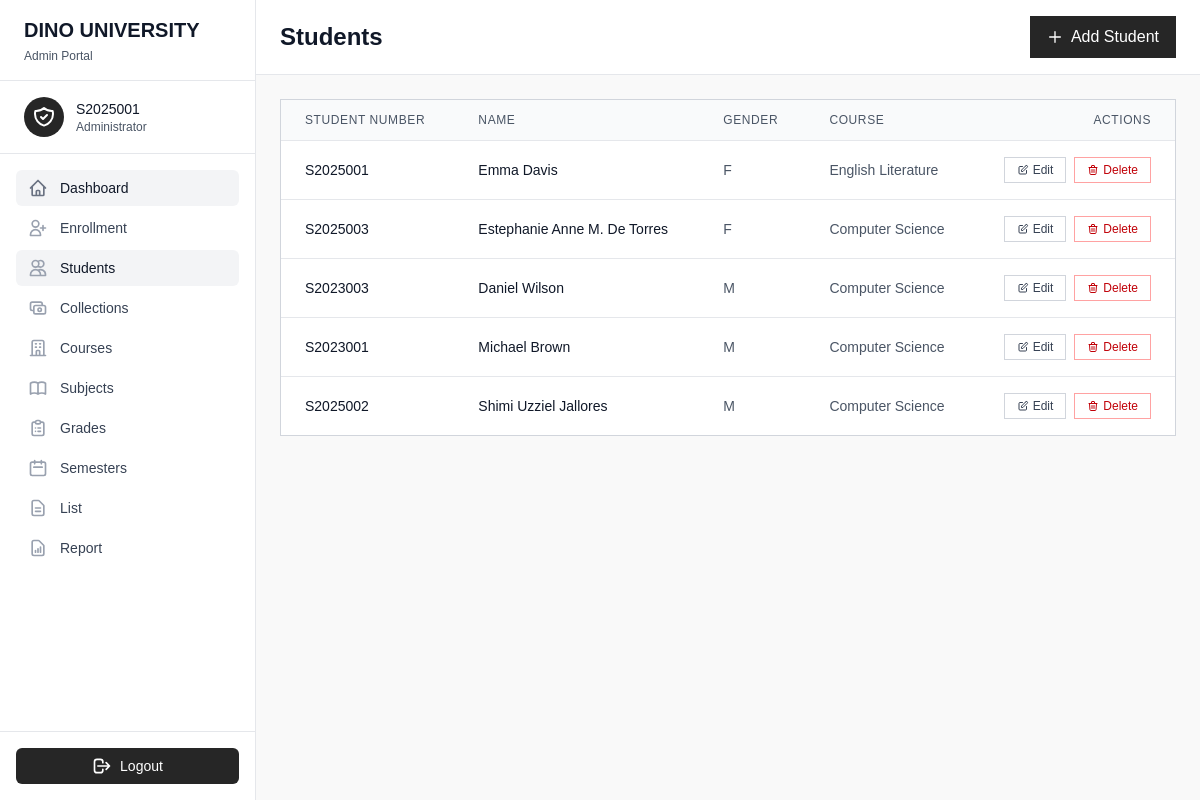
Page /students/index.php (signed in) on the committed database.
### tables this page shows
CREATE TABLE IF NOT EXISTS `students` (
  `student_id` int NOT NULL AUTO_INCREMENT,
  `student_number` varchar(50) NOT NULL DEFAULT '0',
  `name` varchar(100) NOT NULL DEFAULT '0',
  `gender` varchar(10) NOT NULL DEFAULT 'Male',
  `course_id` int NOT NULL DEFAULT '0',
  PRIMARY KEY (`student_id`),
  KEY `FK_students_courses` (`course_id`),
  CONSTRAINT `FK_students_courses` FOREIGN KEY (`course_id`) REFERENCES `courses` (`course_id`) ON DELETE CASCADE ON UPDATE CASCADE
);

CREATE TABLE IF NOT EXISTS `courses` (
  `course_id` int NOT NULL AUTO_INCREMENT,
  `code` varchar(50) DEFAULT NULL,
  `name` varchar(100) DEFAULT NULL,
  PRIMARY KEY (`course_id`)
);

### students/index.php (the view, shortened to what this page needs)
<?php
require('../partials/head.php');
$stmt = $connection->prepare("
    select s.student_id, s.student_number, s.name as student_name, s.gender, c.name as course_name
    from students s
    join courses c on s.course_id = c.course_id
    ORDER BY s.gender, s.name;
");
$stmt->execute();
$students = $stmt->fetchAll();
?>
<body class="bg-gray-50" x-data="{ sidebarOpen: false, deleteModal: false, deleteId: null }">
    <?php require('../partials/admin_sidebar.php'); ?>
    <div class="flex-1 lg:ml-64">
        <div class="bg-white border-b border-gray-200 px-6 py-4">
            <div class="flex items-center justify-between">
                <div class="flex items-center space-x-4">
                    <h1 class="text-2xl font-extrabold text-gray-900">Students</h1>
                </div>
                <a href="create.php"
                    class="inline-flex items-center px-4 py-2 bg-neutral-800 hover:bg-neutral-900 text-white font-medium border border-neutral-800 focus:ring-2 focus:ring-neutral-800 focus:ring-offset-2">
                    <svg class="w-4 h-4 mr-2" fill="none" stroke="currentColor" viewBox="0 0 24 24">
                        <path stroke-linecap="round" stroke-linejoin="round" stroke-width="2" d="M12 4v16m8-8H4"></path>
                    </svg>
                    Add Student
                </a>
            </div>
        </div>
        <div class="p-6">
            <div class="bg-white border border-gray-300">
                <div class="overflow-x-auto">
                    <table class="w-full">
                        <thead class="bg-gray-50 border-b border-gray-200">
                            <tr>
                                <th class="px-6 py-3 text-left text-xs font-medium text-gray-600 uppercase tracking-wider">Student Number</th>
                                <th class="px-6 py-3 text-left text-xs font-medium text-gray-600 uppercase tracking-wider">Name</th>
                                <th class="px-6 py-3 text-left text-xs font-medium text-gray-600 uppercase tracking-wider">Gender</th>
                                <th class="px-6 py-3 text-left text-xs font-medium text-gray-600 uppercase tracking-wider">Course</th>
                                <th class="px-6 py-3 text-right text-xs font-medium text-gray-600 uppercase tracking-wider">Actions</th>
                            </tr>
                        </thead>
                        <tbody class="divide-y divide-gray-200">
                            <?php if (empty($students)) : ?>
                                <tr>
                                    <td colspan="5" class="px-6 py-12 text-center text-gray-500">
                                        <svg class="w-12 h-12 mx-auto mb-2 text-gray-400" fill="none" stroke="currentColor" viewBox="0 0 24 24">
                                            <path stroke-linecap="round" stroke-linejoin="round" stroke-width="2" d="M12 4.354a4 4 0 110 5.292M15 21H3v-1a6 6 0 0112 0v1zm0 0h6v-1a6 6 0 00-9-5.197M13 7a4 4 0 11-8 0 4 4 0 018 0z"></path>
                                        </svg>
                                        <p class="text-sm">No students found.</p>
                                    </td>
                                </tr>
                            <?php else : ?>
                                <?php foreach ($students as $student) : ?>
                                    <tr class="hover:bg-gray-50">
                                        <td class="px-6 py-4 text-sm font-medium text-gray-900"><?= htmlspecialchars($student['student_number']) ?></td>
                                        <td class="px-6 py-4 text-sm text-gray-900"><?= htmlspecialchars($student['student_name']) ?></td>
                                        <td class="px-6 py-4 text-sm text-gray-600"><?= htmlspecialchars($student['gender']) ?></td>
                                        <td class="px-6 py-4 text-sm text-gray-600"><?= htmlspecialchars($student['course_name']) ?></td>
                                        <td class="px-6 py-4 text-sm text-right">
                                            <div class="flex items-center justify-end space-x-2">
                                                <a href="edit.php?id=<?= $student['student_id'] ?>"
                                                    class="inline-flex items-center px-3 py-1 border border-gray-300 bg-white hover:bg-gray-50 text-gray-700 text-xs font-medium focus:ring-2 focus:ring-neutral-800 focus:ring-offset-2">
                                                    <svg class="w-3 h-3 mr-1" fill="none" stroke="currentColor" viewBox="0 0 24 24">
                                                        <path stroke-linecap="round" stroke-linejoin="round" stroke-width="2" d="M11 5H6a2 2 0 00-2 2v11a2 2 0 002 2h11a2 2 0 002-2v-5m-1.414-9.414a2 2 0 112.828 2.828L11.828 15H9v-2.828l8.586-8.586z"></path>
                                                    </svg>
                                                    Edit
                                                </a>
                                                <button @click="deleteModal = true; deleteId = <?= $student['student_id'] ?>"
                                                    class="inline-flex items-center px-3 py-1 border border-red-300 bg-white hover:bg-red-50 text-red-700 text-xs font-medium focus:ring-2 focus:ring-red-500 focus:ring-offset-2">
                                                    <svg class="w-3 h-3 mr-1" fill="none" stroke="currentColor" viewBox="0 0 24 24">
                                                        <path stroke-linecap="round" stroke-linejoin="round" stroke-width="2" d="M19 7l-.867 12.142A2 2 0 0116.138 21H7.862a2 2 0 01-1.995-1.858L5 7m5 4v6m4-6v6m1-10V4a1 1 0 00-1-1h-4a1 1 0 00-1 1v3M4 7h16"></path>
                                                    </svg>
                                                    Delete
                                                </button>
                                            </div>
                                        </td>
                                    </tr>
                                <?php endforeach; ?>
                            <?php endif; ?>
                        </tbody>
                    </table>
                </div>
            </div>
        </div>
    </div>
</body>
<?php
require('../partials/footer.php')
?>

### partials/head.php (style rules this page uses)
html, body { height: 100%; margin: 0; padding: 0; font-family: sans-serif; font-weight: 100; background-color: #f9f9f9; color: #333; box-sizing: border-box; }

### rows in the picture
students: student_number "S2025001", name "Emma Davis", gender "F", course.name "English Literature"
students: student_number "S2025003", name "Estephanie Anne M. De Torres", gender "F", course.name "Computer Science"
students: student_number "S2023003", name "Daniel Wilson", gender "M", course.name "Computer Science"
students: student_number "S2023001", name "Michael Brown", gender "M", course.name "Computer Science"
students: student_number "S2025002", name "Shimi Uzziel Jallores", gender "M", course.name "Computer Science"

### other values in the picture
$_SESSION['user']['name'] "S2025001"
